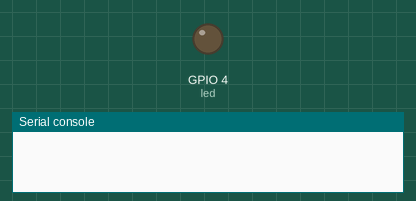
Simulated run of this program. Board: ESP32 board running MicroPython. Shown: output pins drawn as LEDs (lit = HIGH), the last lines printed to the serial console. WiFi joins after 1.5 s. At 2.5 s the program stops and its outputs stay as they are.

Above: at 0.0 s.
At 1.6 s:
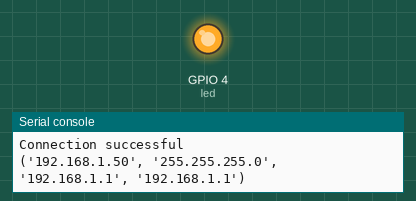
Timing chart, 0 to 4.0 s (numbered marks = the images above):
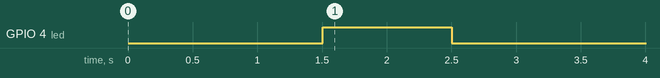

Measured:
- by itself, GPIO 4 (led): LOW → HIGH at 1.5 s, → LOW 1.0 s later

The program:

networkConnect.py
```python
# Debug functions
import esp
esp.osdebug(None)

import gc
gc.collect()

# Real connection
import network
import time
from machine import Pin

ssid = 'teste'
password = 'ipoq6796'

station = network.WLAN(network.STA_IF)

station.active(True)
station.connect(ssid, password)

while station.isconnected() == False:
  pass

print('Connection successful')
print(station.ifconfig())

led = Pin(4, Pin.OUT) # Turn on some led (flashlight) to tell that internet was connected
led.value(1)
time.sleep(1)
led.value(0)
```
